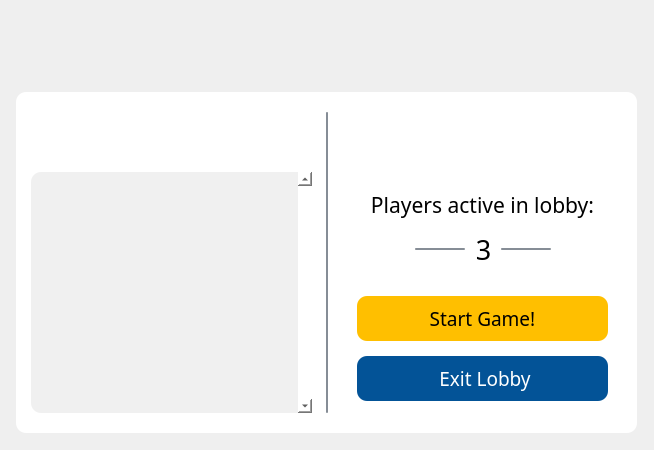
<?xml version="1.0" encoding="UTF-8"?>
<ui version="4.0">
 <class>LobbyClass</class>
 <widget class="QMainWindow" name="LobbyClass">
  <property name="geometry">
   <rect>
    <x>0</x>
    <y>0</y>
    <width>654</width>
    <height>450</height>
   </rect>
  </property>
  <property name="minimumSize">
   <size>
    <width>654</width>
    <height>450</height>
   </size>
  </property>
  <property name="maximumSize">
   <size>
    <width>654</width>
    <height>450</height>
   </size>
  </property>
  <property name="font">
   <font>
    <family>Nunito Medium</family>
   </font>
  </property>
  <property name="windowTitle">
   <string>Gartic - Lobby</string>
  </property>
  <property name="windowIcon">
   <iconset resource="Frontend.qrc">
    <normaloff>:/Frontend/assets/images/appicon.ico</normaloff>:/Frontend/assets/images/appicon.ico</iconset>
  </property>
  <widget class="QWidget" name="centralWidget">
   <widget class="QGroupBox" name="groupBox_lobby">
    <property name="geometry">
     <rect>
      <x>16</x>
      <y>92</y>
      <width>621</width>
      <height>341</height>
     </rect>
    </property>
    <property name="font">
     <font>
      <family>Nunito Medium</family>
      <pointsize>16</pointsize>
      <bold>false</bold>
      <underline>false</underline>
      <strikeout>false</strikeout>
     </font>
    </property>
    <property name="autoFillBackground">
     <bool>false</bool>
    </property>
    <property name="styleSheet">
     <string notr="true">background-color: rgb(255, 255, 255);
border-radius: 10px;</string>
    </property>
    <property name="flat">
     <bool>false</bool>
    </property>
    <property name="checkable">
     <bool>false</bool>
    </property>
    <widget class="QLabel" name="label_divider">
     <property name="geometry">
      <rect>
       <x>310</x>
       <y>20</y>
       <width>2</width>
       <height>301</height>
      </rect>
     </property>
     <property name="styleSheet">
      <string notr="true">background-color: rgb(134, 141, 150);
border-radius:1px;</string>
     </property>
     <property name="text">
      <string/>
     </property>
    </widget>
    <widget class="QLabel" name="label_playersBadge">
     <property name="geometry">
      <rect>
       <x>58</x>
       <y>20</y>
       <width>191</width>
       <height>45</height>
      </rect>
     </property>
     <property name="text">
      <string/>
     </property>
     <property name="pixmap">
      <pixmap resource="Frontend.qrc">:/Frontend/assets/images/players-badge.png</pixmap>
     </property>
     <property name="scaledContents">
      <bool>true</bool>
     </property>
    </widget>
    <widget class="QLabel" name="label_lobbyBadge">
     <property name="geometry">
      <rect>
       <x>371</x>
       <y>20</y>
       <width>191</width>
       <height>45</height>
      </rect>
     </property>
     <property name="text">
      <string/>
     </property>
     <property name="pixmap">
      <pixmap resource="Frontend.qrc">:/Frontend/assets/images/lobby-badge.png</pixmap>
     </property>
     <property name="scaledContents">
      <bool>true</bool>
     </property>
    </widget>
    <widget class="QListWidget" name="listWidget_players">
     <property name="geometry">
      <rect>
       <x>15</x>
       <y>80</y>
       <width>281</width>
       <height>241</height>
      </rect>
     </property>
     <property name="styleSheet">
      <string notr="true">QScrollBar:vertical {
    border: none;
    background: transparent;
    width: 5px; 
}

QScrollBar::handle:vertical {
    background: #a9a9a9; 
    border-radius: 2px;
    min-height: 20px;
}
QScrollBar::add-line:vertical, QScrollBar::sub-line:vertical {
    border: none;
    background: none;
    height: 0px;
}

QScrollBar::add-page:vertical, QScrollBar::sub-page:vertical {
    background: none;
}

QListWidget {
    background-color: #f0f0f0;
}

QListWidget::item:hover {
    background-color: transparent;
}

QListWidget::item:selected {
    background-color: transparent;
}

QListWidget::item:selected:!active {
    background-color: transparent;
}

QListWidget::item:selected:active {
    background-color: transparent;
}
</string>
     </property>
     <property name="verticalScrollBarPolicy">
      <enum>Qt::ScrollBarAlwaysOn</enum>
     </property>
     <property name="horizontalScrollBarPolicy">
      <enum>Qt::ScrollBarAlwaysOff</enum>
     </property>
     <property name="resizeMode">
      <enum>QListView::Fixed</enum>
     </property>
    </widget>
    <widget class="QGroupBox" name="groupBox">
     <property name="geometry">
      <rect>
       <x>329</x>
       <y>89</y>
       <width>281</width>
       <height>231</height>
      </rect>
     </property>
     <property name="title">
      <string/>
     </property>
     <widget class="QPushButton" name="pushButton_startGame">
      <property name="geometry">
       <rect>
        <x>12</x>
        <y>115</y>
        <width>251</width>
        <height>45</height>
       </rect>
      </property>
      <property name="font">
       <font>
        <family>Nunito Medium</family>
        <pointsize>14</pointsize>
       </font>
      </property>
      <property name="styleSheet">
       <string notr="true">background-color: rgb(255, 191, 0);
color: rgb(0,0,0);</string>
      </property>
      <property name="text">
       <string>Start Game!</string>
      </property>
     </widget>
     <widget class="QPushButton" name="pushButton_exitLobby">
      <property name="geometry">
       <rect>
        <x>12</x>
        <y>175</y>
        <width>251</width>
        <height>45</height>
       </rect>
      </property>
      <property name="font">
       <font>
        <family>Nunito Medium</family>
        <pointsize>14</pointsize>
       </font>
      </property>
      <property name="styleSheet">
       <string notr="true">background-color: rgb(3, 83, 151);
color: rgb(255, 255, 255);</string>
      </property>
      <property name="text">
       <string> Exit Lobby</string>
      </property>
      <property name="icon">
       <iconset resource="Frontend.qrc">
        <normaloff>:/Frontend/assets/images/go-back-ico-white.ico</normaloff>:/Frontend/assets/images/go-back-ico-white.ico</iconset>
      </property>
      <property name="iconSize">
       <size>
        <width>18</width>
        <height>18</height>
       </size>
      </property>
     </widget>
     <widget class="QLabel" name="label_playersActive">
      <property name="geometry">
       <rect>
        <x>12</x>
        <y>8</y>
        <width>251</width>
        <height>31</height>
       </rect>
      </property>
      <property name="font">
       <font>
        <family>Nunito Medium</family>
        <pointsize>16</pointsize>
        <bold>false</bold>
       </font>
      </property>
      <property name="styleSheet">
       <string notr="true">color: rgb(0, 0, 0);</string>
      </property>
      <property name="text">
       <string>Players active in lobby:</string>
      </property>
      <property name="alignment">
       <set>Qt::AlignCenter</set>
      </property>
     </widget>
     <widget class="QLabel" name="label_playersActiveNumber">
      <property name="geometry">
       <rect>
        <x>123</x>
        <y>53</y>
        <width>31</width>
        <height>31</height>
       </rect>
      </property>
      <property name="font">
       <font>
        <family>Nunito Medium</family>
        <pointsize>20</pointsize>
       </font>
      </property>
      <property name="text">
       <string>3</string>
      </property>
      <property name="alignment">
       <set>Qt::AlignCenter</set>
      </property>
     </widget>
     <widget class="QLabel" name="label_verticalDividerLeft">
      <property name="geometry">
       <rect>
        <x>70</x>
        <y>67</y>
        <width>50</width>
        <height>2</height>
       </rect>
      </property>
      <property name="styleSheet">
       <string notr="true">background-color: rgb(134, 141, 150);
border-radius:1px;</string>
      </property>
      <property name="text">
       <string/>
      </property>
     </widget>
     <widget class="QLabel" name="label_verticalDividerRight">
      <property name="geometry">
       <rect>
        <x>156</x>
        <y>67</y>
        <width>50</width>
        <height>2</height>
       </rect>
      </property>
      <property name="styleSheet">
       <string notr="true">background-color: rgb(134, 141, 150);
border-radius:1px;</string>
      </property>
      <property name="text">
       <string/>
      </property>
     </widget>
    </widget>
   </widget>
   <widget class="QLabel" name="label_background">
    <property name="enabled">
     <bool>true</bool>
    </property>
    <property name="geometry">
     <rect>
      <x>-10</x>
      <y>0</y>
      <width>681</width>
      <height>451</height>
     </rect>
    </property>
    <property name="text">
     <string/>
    </property>
    <property name="pixmap">
     <pixmap resource="Frontend.qrc">:/Frontend/assets/images/background.png</pixmap>
    </property>
    <property name="scaledContents">
     <bool>true</bool>
    </property>
    <property name="wordWrap">
     <bool>false</bool>
    </property>
   </widget>
   <widget class="QLabel" name="label_logo">
    <property name="geometry">
     <rect>
      <x>227</x>
      <y>20</y>
      <width>201</width>
      <height>51</height>
     </rect>
    </property>
    <property name="text">
     <string/>
    </property>
    <property name="pixmap">
     <pixmap resource="Frontend.qrc">:/Frontend/assets/images/gartic-logo.png</pixmap>
    </property>
    <property name="scaledContents">
     <bool>true</bool>
    </property>
   </widget>
   <zorder>label_background</zorder>
   <zorder>groupBox_lobby</zorder>
   <zorder>label_logo</zorder>
  </widget>
 </widget>
 <layoutdefault spacing="6" margin="11"/>
 <resources>
  <include location="Frontend.qrc"/>
 </resources>
 <connections/>
</ui>
